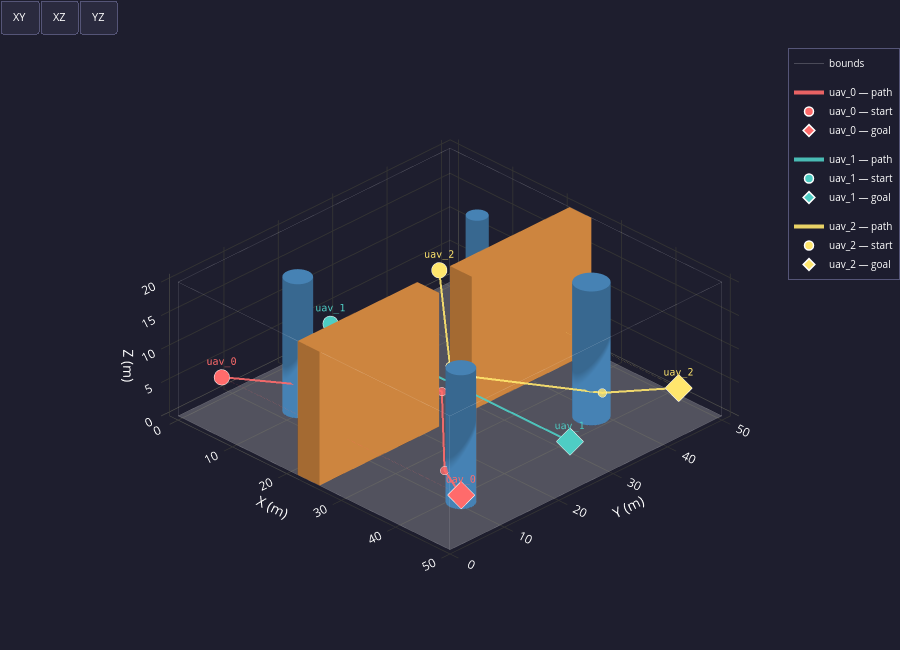

Here is the notebook cell this chart was saved with:
### Code cell
# ── Cell 2 — Global Path Planning (A*) ──────────────────────────────────────
from global_planner import plan_paths, PlanResult, PlannerConfig
import logging
logging.getLogger("global_planner").setLevel(logging.WARNING)

PLANNER_CONFIG = os.path.join(_SWARM_DIR, "configs", "planner.yaml")

# ── Load planner config ───────────────────────────────────────────────────────
try:
    planner_cfg = PlannerConfig.from_yaml(PLANNER_CONFIG)
    w = env.world
    print(f"✓  Planner      [{os.path.basename(PLANNER_CONFIG)}]  "
          f"connectivity={planner_cfg.connectivity}  clearance={planner_cfg.clearance} voxel")
except Exception as exc:
    print(f"✗  Planner      [{os.path.basename(PLANNER_CONFIG)}]  FAILED → {exc}")
    raise

# ── Run A* for all UAVs ───────────────────────────────────────────────────────
print(f"Running A* for {len(fleet.uavs)} UAVs  "
      f"(grid {env.world.nx}×{env.world.ny}×{env.world.nz})")

try:
    paths = plan_paths(env, fleet,
                       connectivity=planner_cfg.connectivity,
                       clearance=planner_cfg.clearance)
    for pr in paths:
        print(f"  ✓  {pr.uav_id:<10}  A*: {pr.n_astar_nodes:4d} nodes  "
              f"→  LOS: {pr.n_waypoints} waypoints  →  {pr.path_length:.1f} m")
except RuntimeError as exc:
    print(f"  ✗  A* FAILED — {exc}")
    raise

# ── Visualisation — same scene as Cell 1 + pruned paths ──────────────────────
plot_environment_3d(env, fleet=fleet, paths=paths)

### Figure 1 — Plotly figure (JSON) as saved in the notebook; plotly's stock layout.template omitted (floating-point values rounded to 4 significant figures; data arrays with more than 128 entries replaced by an {"elided": "..."} marker saying what was removed)
{"data": [{"color": "#EFEFEF", "flatshading": true, "hoverinfo": "skip", "i": [0, 0], "j": [1, 2], "k": [2, 3], "name": "floor", "opacity": 0.25, "showscale": false, "type": "mesh3d", "x": [0, 50, 50, 0], "y": [0, 0, 50, 50], "z": [0, 0, 0, 0]}, {"hoverinfo": "skip", "line": {"color": "white", "width": 1}, "mode": "lines", "name": "bounds", "opacity": 0.2, "type": "scatter3d", "x": [0, 50, null, 50, 50, null, 50, 0, null, 0, 0, null, 0, 50, null, 50, 50, null, 50, 0, null, 0, 0, null, 0, 0, null, 50, 50, null, 50, 50, null, 0, 0, null], "y": [0, 0, null, 0, 50, null, 50, 50, null, 50, 0, null, 0, 0, null, 0, 50, null, 50, 50, null, 50, 0, null, 0, 0, null, 0, 0, null, 50, 50, null, 50, 50, null], "z": [0, 0, null, 0, 0, null, 0, 0, null, 0, 0, null, 20, 20, null, 20, 20, null, 20, 20, null, 20, 20, null, 0, 20, null, 0, 20, null, 0, 20, null, 0, 20, null]}, {"color": "#4682B4", "flatshading": false, "hoverinfo": "skip", "i": {"elided": "160 int values"}, "j": {"elided": "160 int values"}, "k": {"elided": "160 int values"}, "name": "cyl_0", "opacity": 1, "showscale": false, "type": "mesh3d", "x": [12.0, 11.98, 11.9, 11.78, 11.62, 11.41, 11.18, 10.91, 10.62, 10.31, 10.0, 9.687, 9.382, 9.092, 8.824, 8.586, 8.382, 8.218, 8.098, 8.025, 8.0, 8.025, 8.098, 8.218, 8.382, 8.586, 8.824, 9.092, 9.382, 9.687, 10.0, 10.31, 10.62, 10.91, 11.18, 11.41, 11.62, 11.78, 11.9, 11.98, 12.0, 11.98, 11.9, 11.78, 11.62, 11.41, 11.18, 10.91, 10.62, 10.31, 10.0, 9.687, 9.382, 9.092, 8.824, 8.586, 8.382, 8.218, 8.098, 8.025, 8.0, 8.025, 8.098, 8.218, 8.382, 8.586, 8.824, 9.092, 9.382, 9.687, 10.0, 10.31, 10.62, 10.91, 11.18, 11.41, 11.62, 11.78, 11.9, 11.98, 10.0, 10.0], "y": [12.0, 12.31, 12.62, 12.91, 13.18, 13.41, 13.62, 13.78, 13.9, 13.98, 14.0, 13.98, 13.9, 13.78, 13.62, 13.41, 13.18, 12.91, 12.62, 12.31, 12.0, 11.69, 11.38, 11.09, 10.82, 10.59, 10.38, 10.22, 10.1, 10.02, 10.0, 10.02, 10.1, 10.22, 10.38, 10.59, 10.82, 11.09, 11.38, 11.69, 12.0, 12.31, 12.62, 12.91, 13.18, 13.41, 13.62, 13.78, 13.9, 13.98, 14.0, 13.98, 13.9, 13.78, 13.62, 13.41, 13.18, 12.91, 12.62, 12.31, 12.0, 11.69, 11.38, 11.09, 10.82, 10.59, 10.38, 10.22, 10.1, 10.02, 10.0, 10.02, 10.1, 10.22, 10.38, 10.59, 10.82, 11.09, 11.38, 11.69, 12.0, 12.0], "z": [0.0, 0.0, 0.0, 0.0, 0.0, 0.0, 0.0, 0.0, 0.0, 0.0, 0.0, 0.0, 0.0, 0.0, 0.0, 0.0, 0.0, 0.0, 0.0, 0.0, 0.0, 0.0, 0.0, 0.0, 0.0, 0.0, 0.0, 0.0, 0.0, 0.0, 0.0, 0.0, 0.0, 0.0, 0.0, 0.0, 0.0, 0.0, 0.0, 0.0, 20.0, 20.0, 20.0, 20.0, 20.0, 20.0, 20.0, 20.0, 20.0, 20.0, 20.0, 20.0, 20.0, 20.0, 20.0, 20.0, 20.0, 20.0, 20.0, 20.0, 20.0, 20.0, 20.0, 20.0, 20.0, 20.0, 20.0, 20.0, 20.0, 20.0, 20.0, 20.0, 20.0, 20.0, 20.0, 20.0, 20.0, 20.0, 20.0, 20.0, 0.0, 20.0]}, {"color": "#4682B4", "flatshading": false, "hoverinfo": "skip", "i": {"elided": "160 int values"}, "j": {"elided": "160 int values"}, "k": {"elided": "160 int values"}, "name": "cyl_1", "opacity": 1, "showscale": false, "type": "mesh3d", "x": [40.5, 40.47, 40.38, 40.23, 40.02, 39.77, 39.47, 39.13, 38.77, 38.39, 38.0, 37.61, 37.23, 36.87, 36.53, 36.23, 35.98, 35.77, 35.62, 35.53, 35.5, 35.53, 35.62, 35.77, 35.98, 36.23, 36.53, 36.87, 37.23, 37.61, 38.0, 38.39, 38.77, 39.13, 39.47, 39.77, 40.02, 40.23, 40.38, 40.47, 40.5, 40.47, 40.38, 40.23, 40.02, 39.77, 39.47, 39.13, 38.77, 38.39, 38.0, 37.61, 37.23, 36.87, 36.53, 36.23, 35.98, 35.77, 35.62, 35.53, 35.5, 35.53, 35.62, 35.77, 35.98, 36.23, 36.53, 36.87, 37.23, 37.61, 38.0, 38.39, 38.77, 39.13, 39.47, 39.77, 40.02, 40.23, 40.38, 40.47, 38.0, 38.0], "y": [38.0, 38.39, 38.77, 39.13, 39.47, 39.77, 40.02, 40.23, 40.38, 40.47, 40.5, 40.47, 40.38, 40.23, 40.02, 39.77, 39.47, 39.13, 38.77, 38.39, 38.0, 37.61, 37.23, 36.87, 36.53, 36.23, 35.98, 35.77, 35.62, 35.53, 35.5, 35.53, 35.62, 35.77, 35.98, 36.23, 36.53, 36.87, 37.23, 37.61, 38.0, 38.39, 38.77, 39.13, 39.47, 39.77, 40.02, 40.23, 40.38, 40.47, 40.5, 40.47, 40.38, 40.23, 40.02, 39.77, 39.47, 39.13, 38.77, 38.39, 38.0, 37.61, 37.23, 36.87, 36.53, 36.23, 35.98, 35.77, 35.62, 35.53, 35.5, 35.53, 35.62, 35.77, 35.98, 36.23, 36.53, 36.87, 37.23, 37.61, 38.0, 38.0], "z": [0.0, 0.0, 0.0, 0.0, 0.0, 0.0, 0.0, 0.0, 0.0, 0.0, 0.0, 0.0, 0.0, 0.0, 0.0, 0.0, 0.0, 0.0, 0.0, 0.0, 0.0, 0.0, 0.0, 0.0, 0.0, 0.0, 0.0, 0.0, 0.0, 0.0, 0.0, 0.0, 0.0, 0.0, 0.0, 0.0, 0.0, 0.0, 0.0, 0.0, 20.0, 20.0, 20.0, 20.0, 20.0, 20.0, 20.0, 20.0, 20.0, 20.0, 20.0, 20.0, 20.0, 20.0, 20.0, 20.0, 20.0, 20.0, 20.0, 20.0, 20.0, 20.0, 20.0, 20.0, 20.0, 20.0, 20.0, 20.0, 20.0, 20.0, 20.0, 20.0, 20.0, 20.0, 20.0, 20.0, 20.0, 20.0, 20.0, 20.0, 0.0, 20.0]}, {"color": "#4682B4", "flatshading": false, "hoverinfo": "skip", "i": {"elided": "160 int values"}, "j": {"elided": "160 int values"}, "k": {"elided": "160 int values"}, "name": "cyl_2", "opacity": 1, "showscale": false, "type": "mesh3d", "x": [16.5, 16.48, 16.43, 16.34, 16.21, 16.06, 15.88, 15.68, 15.46, 15.23, 15.0, 14.77, 14.54, 14.32, 14.12, 13.94, 13.79, 13.66, 13.57, 13.52, 13.5, 13.52, 13.57, 13.66, 13.79, 13.94, 14.12, 14.32, 14.54, 14.77, 15.0, 15.23, 15.46, 15.68, 15.88, 16.06, 16.21, 16.34, 16.43, 16.48, 16.5, 16.48, 16.43, 16.34, 16.21, 16.06, 15.88, 15.68, 15.46, 15.23, 15.0, 14.77, 14.54, 14.32, 14.12, 13.94, 13.79, 13.66, 13.57, 13.52, 13.5, 13.52, 13.57, 13.66, 13.79, 13.94, 14.12, 14.32, 14.54, 14.77, 15.0, 15.23, 15.46, 15.68, 15.88, 16.06, 16.21, 16.34, 16.43, 16.48, 15.0, 15.0], "y": [40.0, 40.23, 40.46, 40.68, 40.88, 41.06, 41.21, 41.34, 41.43, 41.48, 41.5, 41.48, 41.43, 41.34, 41.21, 41.06, 40.88, 40.68, 40.46, 40.23, 40.0, 39.77, 39.54, 39.32, 39.12, 38.94, 38.79, 38.66, 38.57, 38.52, 38.5, 38.52, 38.57, 38.66, 38.79, 38.94, 39.12, 39.32, 39.54, 39.77, 40.0, 40.23, 40.46, 40.68, 40.88, 41.06, 41.21, 41.34, 41.43, 41.48, 41.5, 41.48, 41.43, 41.34, 41.21, 41.06, 40.88, 40.68, 40.46, 40.23, 40.0, 39.77, 39.54, 39.32, 39.12, 38.94, 38.79, 38.66, 38.57, 38.52, 38.5, 38.52, 38.57, 38.66, 38.79, 38.94, 39.12, 39.32, 39.54, 39.77, 40.0, 40.0], "z": [0.0, 0.0, 0.0, 0.0, 0.0, 0.0, 0.0, 0.0, 0.0, 0.0, 0.0, 0.0, 0.0, 0.0, 0.0, 0.0, 0.0, 0.0, 0.0, 0.0, 0.0, 0.0, 0.0, 0.0, 0.0, 0.0, 0.0, 0.0, 0.0, 0.0, 0.0, 0.0, 0.0, 0.0, 0.0, 0.0, 0.0, 0.0, 0.0, 0.0, 20.0, 20.0, 20.0, 20.0, 20.0, 20.0, 20.0, 20.0, 20.0, 20.0, 20.0, 20.0, 20.0, 20.0, 20.0, 20.0, 20.0, 20.0, 20.0, 20.0, 20.0, 20.0, 20.0, 20.0, 20.0, 20.0, 20.0, 20.0, 20.0, 20.0, 20.0, 20.0, 20.0, 20.0, 20.0, 20.0, 20.0, 20.0, 20.0, 20.0, 0.0, 20.0]}, {"color": "#4682B4", "flatshading": false, "hoverinfo": "skip", "i": {"elided": "160 int values"}, "j": {"elided": "160 int values"}, "k": {"elided": "160 int values"}, "name": "cyl_3", "opacity": 1, "showscale": false, "type": "mesh3d", "x": [44.0, 43.98, 43.9, 43.78, 43.62, 43.41, 43.18, 42.91, 42.62, 42.31, 42.0, 41.69, 41.38, 41.09, 40.82, 40.59, 40.38, 40.22, 40.1, 40.02, 40.0, 40.02, 40.1, 40.22, 40.38, 40.59, 40.82, 41.09, 41.38, 41.69, 42.0, 42.31, 42.62, 42.91, 43.18, 43.41, 43.62, 43.78, 43.9, 43.98, 44.0, 43.98, 43.9, 43.78, 43.62, 43.41, 43.18, 42.91, 42.62, 42.31, 42.0, 41.69, 41.38, 41.09, 40.82, 40.59, 40.38, 40.22, 40.1, 40.02, 40.0, 40.02, 40.1, 40.22, 40.38, 40.59, 40.82, 41.09, 41.38, 41.69, 42.0, 42.31, 42.62, 42.91, 43.18, 43.41, 43.62, 43.78, 43.9, 43.98, 42.0, 42.0], "y": [10.0, 10.31, 10.62, 10.91, 11.18, 11.41, 11.62, 11.78, 11.9, 11.98, 12.0, 11.98, 11.9, 11.78, 11.62, 11.41, 11.18, 10.91, 10.62, 10.31, 10.0, 9.687, 9.382, 9.092, 8.824, 8.586, 8.382, 8.218, 8.098, 8.025, 8.0, 8.025, 8.098, 8.218, 8.382, 8.586, 8.824, 9.092, 9.382, 9.687, 10.0, 10.31, 10.62, 10.91, 11.18, 11.41, 11.62, 11.78, 11.9, 11.98, 12.0, 11.98, 11.9, 11.78, 11.62, 11.41, 11.18, 10.91, 10.62, 10.31, 10.0, 9.687, 9.382, 9.092, 8.824, 8.586, 8.382, 8.218, 8.098, 8.025, 8.0, 8.025, 8.098, 8.218, 8.382, 8.586, 8.824, 9.092, 9.382, 9.687, 10.0, 10.0], "z": [0.0, 0.0, 0.0, 0.0, 0.0, 0.0, 0.0, 0.0, 0.0, 0.0, 0.0, 0.0, 0.0, 0.0, 0.0, 0.0, 0.0, 0.0, 0.0, 0.0, 0.0, 0.0, 0.0, 0.0, 0.0, 0.0, 0.0, 0.0, 0.0, 0.0, 0.0, 0.0, 0.0, 0.0, 0.0, 0.0, 0.0, 0.0, 0.0, 0.0, 20.0, 20.0, 20.0, 20.0, 20.0, 20.0, 20.0, 20.0, 20.0, 20.0, 20.0, 20.0, 20.0, 20.0, 20.0, 20.0, 20.0, 20.0, 20.0, 20.0, 20.0, 20.0, 20.0, 20.0, 20.0, 20.0, 20.0, 20.0, 20.0, 20.0, 20.0, 20.0, 20.0, 20.0, 20.0, 20.0, 20.0, 20.0, 20.0, 20.0, 0.0, 20.0]}, {"color": "#CD853F", "flatshading": true, "hoverinfo": "skip", "i": [7, 0, 0, 0, 4, 4, 6, 6, 4, 0, 3, 2], "j": [3, 4, 1, 2, 5, 6, 5, 2, 0, 1, 6, 3], "k": [0, 7, 2, 7, 6, 7, 1, 1, 5, 5, 7, 6], "name": "passage_wall_south", "opacity": 1, "showscale": false, "type": "mesh3d", "x": [22, 26, 26, 22, 22, 26, 26, 22], "y": [0, 0, 22, 22, 0, 0, 22, 22], "z": [0, 0, 0, 0, 20, 20, 20, 20]}, {"color": "#CD853F", "flatshading": true, "hoverinfo": "skip", "i": [7, 0, 0, 0, 4, 4, 6, 6, 4, 0, 3, 2], "j": [3, 4, 1, 2, 5, 6, 5, 2, 0, 1, 6, 3], "k": [0, 7, 2, 7, 6, 7, 1, 1, 5, 5, 7, 6], "name": "passage_wall_north", "opacity": 1, "showscale": false, "type": "mesh3d", "x": [22, 26, 26, 22, 22, 26, 26, 22], "y": [28, 28, 50, 50, 28, 28, 50, 50], "z": [0, 0, 0, 0, 20, 20, 20, 20]}, {"hovertemplate": "<b>uav_0</b><br>x=%{x:.1f}  y=%{y:.1f}  z=%{z:.1f}<extra></extra>", "legendgroup": "uav_0", "line": {"color": "#FF6B6B", "width": 4}, "mode": "lines", "name": "uav_0 — path", "opacity": 0.9, "showlegend": true, "type": "scatter3d", "x": [3, 12.25, 21.75, 26.25, 41.25, 47], "y": [5, 10.75, 22.25, 22.25, 7.75, 5], "z": [5, 5.25, 5.25, 5.25, 5.25, 5]}, {"hoverinfo": "skip", "legendgroup": "uav_0", "marker": {"color": "#FF6B6B", "line": {"color": "white", "width": 1}, "size": 5}, "mode": "markers", "opacity": 0.8, "showlegend": false, "type": "scatter3d", "x": [12.25, 21.75, 26.25, 41.25], "y": [10.75, 22.25, 22.25, 7.75], "z": [5.25, 5.25, 5.25, 5.25]}, {"hovertemplate": "<b>uav_1</b><br>x=%{x:.1f}  y=%{y:.1f}  z=%{z:.1f}<extra></extra>", "legendgroup": "uav_1", "line": {"color": "#4ECDC4", "width": 4}, "mode": "lines", "name": "uav_1 — path", "opacity": 0.9, "showlegend": true, "type": "scatter3d", "x": [3, 47], "y": [25, 25], "z": [5, 5]}, {"hovertemplate": "<b>uav_2</b><br>x=%{x:.1f}  y=%{y:.1f}  z=%{z:.1f}<extra></extra>", "legendgroup": "uav_2", "line": {"color": "#FFE66D", "width": 4}, "mode": "lines", "name": "uav_2 — path", "opacity": 0.9, "showlegend": true, "type": "scatter3d", "x": [3, 22.25, 26.25, 41.25, 47], "y": [45, 27.75, 27.75, 36.75, 45], "z": [5, 5.25, 5.25, 5.25, 5]}, {"hoverinfo": "skip", "legendgroup": "uav_2", "marker": {"color": "#FFE66D", "line": {"color": "white", "width": 1}, "size": 5}, "mode": "markers", "opacity": 0.8, "showlegend": false, "type": "scatter3d", "x": [22.25, 26.25, 41.25], "y": [27.75, 27.75, 36.75], "z": [5.25, 5.25, 5.25]}, {"hovertemplate": "<b>uav_0 — start</b><br>x=3.0  y=5.0  z=5.0<extra></extra>", "legendgroup": "uav_0", "marker": {"color": "#FF6B6B", "line": {"color": "white", "width": 1.5}, "size": 9, "symbol": "circle"}, "mode": "markers+text", "name": "uav_0 — start", "showlegend": true, "text": ["uav_0"], "textfont": {"color": "#FF6B6B", "family": "monospace", "size": 10}, "textposition": "top center", "type": "scatter3d", "x": [3], "y": [5], "z": [5]}, {"hovertemplate": "<b>uav_0 — goal</b><br>x=47.0  y=5.0  z=5.0<extra></extra>", "legendgroup": "uav_0", "marker": {"color": "#FF6B6B", "line": {"color": "white", "width": 1.5}, "size": 9, "symbol": "diamond"}, "mode": "markers+text", "name": "uav_0 — goal", "showlegend": true, "text": ["uav_0"], "textfont": {"color": "#FF6B6B", "family": "monospace", "size": 10}, "textposition": "top center", "type": "scatter3d", "x": [47], "y": [5], "z": [5]}, {"hoverinfo": "skip", "legendgroup": "uav_0", "line": {"color": "#FF6B6B", "dash": "dot", "width": 1.5}, "mode": "lines", "opacity": 0.35, "showlegend": false, "type": "scatter3d", "x": [3, 47], "y": [5, 5], "z": [5, 5]}, {"hovertemplate": "<b>uav_1 — start</b><br>x=3.0  y=25.0  z=5.0<extra></extra>", "legendgroup": "uav_1", "marker": {"color": "#4ECDC4", "line": {"color": "white", "width": 1.5}, "size": 9, "symbol": "circle"}, "mode": "markers+text", "name": "uav_1 — start", "showlegend": true, "text": ["uav_1"], "textfont": {"color": "#4ECDC4", "family": "monospace", "size": 10}, "textposition": "top center", "type": "scatter3d", "x": [3], "y": [25], "z": [5]}, {"hovertemplate": "<b>uav_1 — goal</b><br>x=47.0  y=25.0  z=5.0<extra></extra>", "legendgroup": "uav_1", "marker": {"color": "#4ECDC4", "line": {"color": "white", "width": 1.5}, "size": 9, "symbol": "diamond"}, "mode": "markers+text", "name": "uav_1 — goal", "showlegend": true, "text": ["uav_1"], "textfont": {"color": "#4ECDC4", "family": "monospace", "size": 10}, "textposition": "top center", "type": "scatter3d", "x": [47], "y": [25], "z": [5]}, {"hoverinfo": "skip", "legendgroup": "uav_1", "line": {"color": "#4ECDC4", "dash": "dot", "width": 1.5}, "mode": "lines", "opacity": 0.35, "showlegend": false, "type": "scatter3d", "x": [3, 47], "y": [25, 25], "z": [5, 5]}, {"hovertemplate": "<b>uav_2 — start</b><br>x=3.0  y=45.0  z=5.0<extra></extra>", "legendgroup": "uav_2", "marker": {"color": "#FFE66D", "line": {"color": "white", "width": 1.5}, "size": 9, "symbol": "circle"}, "mode": "markers+text", "name": "uav_2 — start", "showlegend": true, "text": ["uav_2"], "textfont": {"color": "#FFE66D", "family": "monospace", "size": 10}, "textposition": "top center", "type": "scatter3d", "x": [3], "y": [45], "z": [5]}, {"hovertemplate": "<b>uav_2 — goal</b><br>x=47.0  y=45.0  z=5.0<extra></extra>", "legendgroup": "uav_2", "marker": {"color": "#FFE66D", "line": {"color": "white", "width": 1.5}, "size": 9, "symbol": "diamond"}, "mode": "markers+text", "name": "uav_2 — goal", "showlegend": true, "text": ["uav_2"], "textfont": {"color": "#FFE66D", "family": "monospace", "size": 10}, "textposition": "top center", "type": "scatter3d", "x": [47], "y": [45], "z": [5]}, {"hoverinfo": "skip", "legendgroup": "uav_2", "line": {"color": "#FFE66D", "dash": "dot", "width": 1.5}, "mode": "lines", "opacity": 0.35, "showlegend": false, "type": "scatter3d", "x": [3, 47], "y": [45, 45], "z": [5, 5]}], "layout": {"height": 650, "legend": {"bgcolor": "rgba(30,30,46,0.85)", "bordercolor": "#555577", "borderwidth": 1, "font": {"color": "white", "size": 10}, "x": 1, "xanchor": "right", "y": 1, "yanchor": "top"}, "margin": {"b": 0, "l": 0, "r": 0, "t": 40}, "paper_bgcolor": "#1E1E2E", "scene": {"aspectmode": "data", "bgcolor": "#1E1E2E", "camera": {"eye": {"x": 1.5, "y": -1.5, "z": 1.2}, "projection": {"type": "orthographic"}}, "xaxis": {"color": "white", "gridcolor": "#333333", "showbackground": false, "title": {"text": "X (m)"}, "zerolinecolor": "#555555"}, "yaxis": {"color": "white", "gridcolor": "#333333", "showbackground": false, "title": {"text": "Y (m)"}, "zerolinecolor": "#555555"}, "zaxis": {"color": "white", "gridcolor": "#333333", "showbackground": false, "title": {"text": "Z (m)"}, "zerolinecolor": "#555555"}}, "showlegend": true, "updatemenus": [{"bgcolor": "#2A2A3E", "bordercolor": "#555577", "buttons": [{"args": ["scene.camera", {"center": {"x": 0, "y": 0, "z": 0}, "eye": {"x": 0, "y": 0, "z": 2.5}, "projection": {"type": "orthographic"}, "up": {"x": 0, "y": 1, "z": 0}}], "label": "XY", "method": "relayout"}, {"args": ["scene.camera", {"center": {"x": 0, "y": 0, "z": 0}, "eye": {"x": 0, "y": -2.5, "z": 0}, "projection": {"type": "orthographic"}, "up": {"x": 0, "y": 0, "z": 1}}], "label": "XZ", "method": "relayout"}, {"args": ["scene.camera", {"center": {"x": 0, "y": 0, "z": 0}, "eye": {"x": 2.5, "y": 0, "z": 0}, "projection": {"type": "orthographic"}, "up": {"x": 0, "y": 0, "z": 1}}], "label": "YZ", "method": "relayout"}], "direction": "right", "font": {"color": "white", "size": 11}, "showactive": false, "type": "buttons", "x": 0, "xanchor": "left", "y": 1.08, "yanchor": "top"}], "width": 900}}
